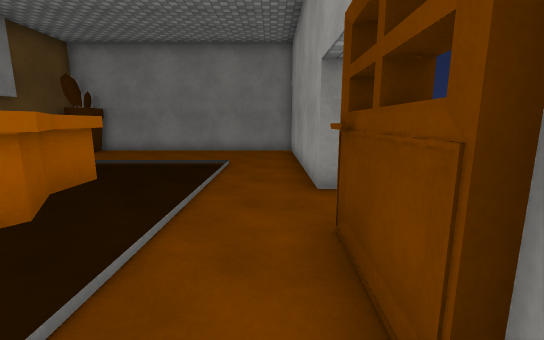
view 1 (above)

13 first-person views from a walk through a scene from a Unity 3-D project. The camera is 1.4 m above the floor, tilts 10° down and sees 90° across. Doors are open. The floor is counted in squares, 1 m on a side. Each view is taken from the middle of a square. On the plan, view 1 faces up. The plan holds only what a view shows up to about 13 squares ahead; the rest is blank. The place goes on beyond the plan. The player is left out. Some surface patterns are stand-ins.

view 2
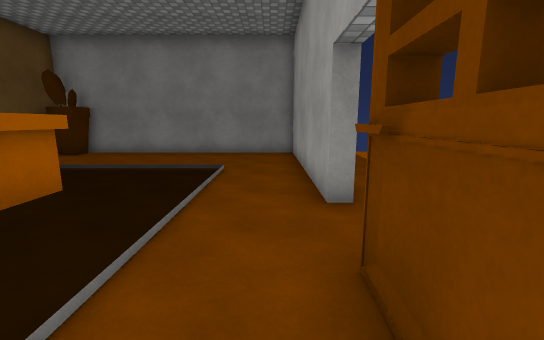

view 3
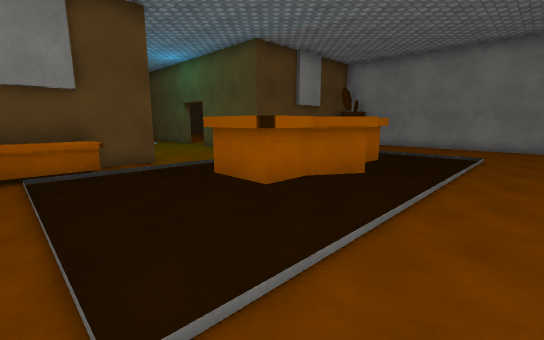

view 4
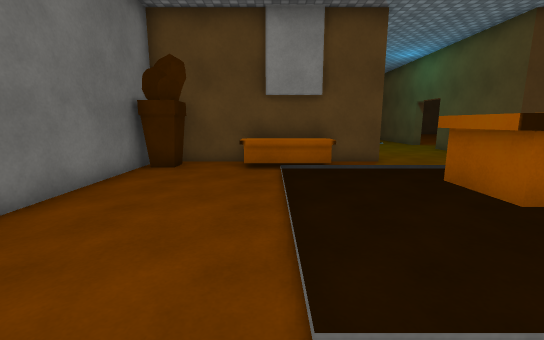

view 5
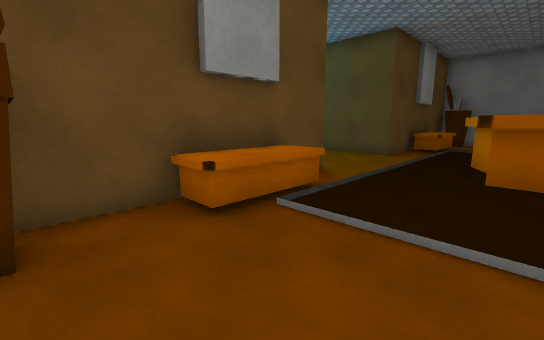

view 6
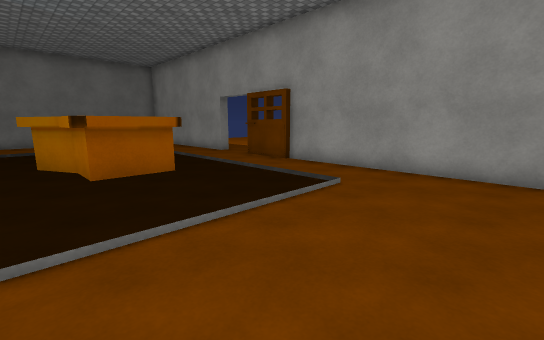

view 7
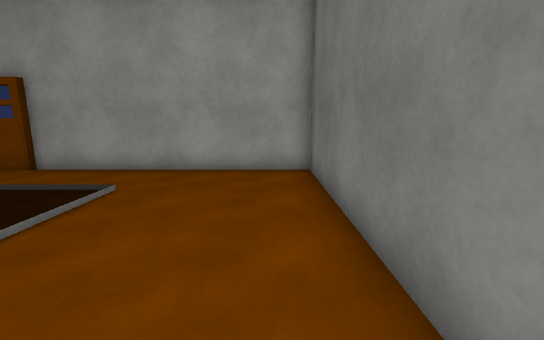

view 8
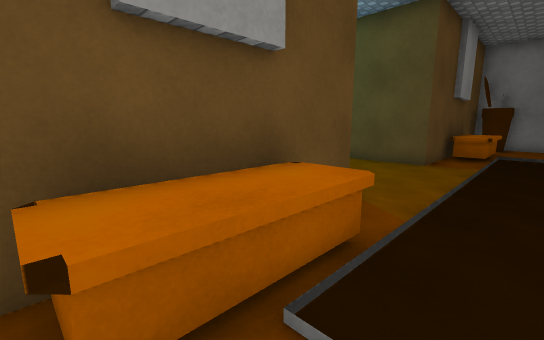

view 9
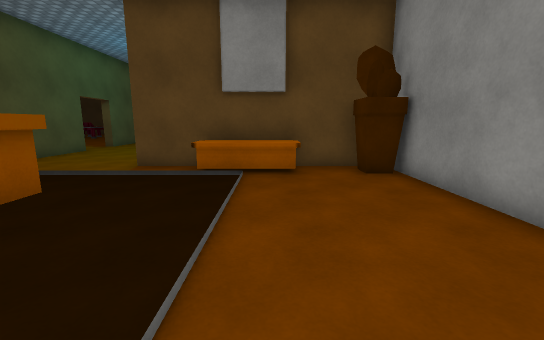

view 10
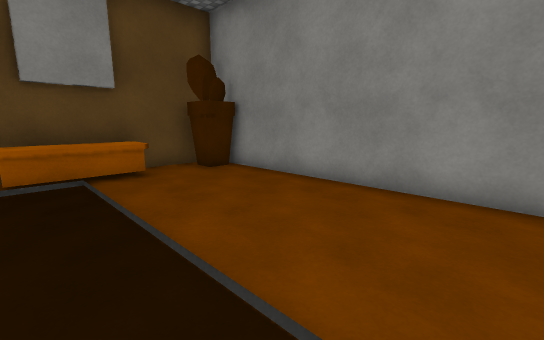

view 11
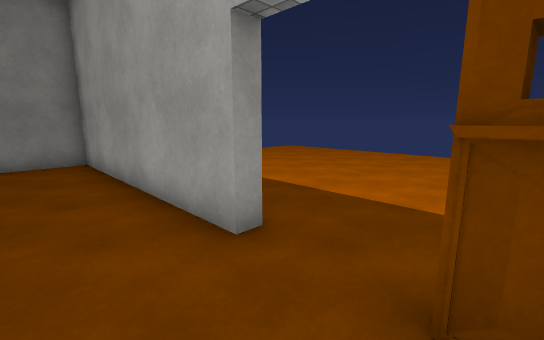

view 12
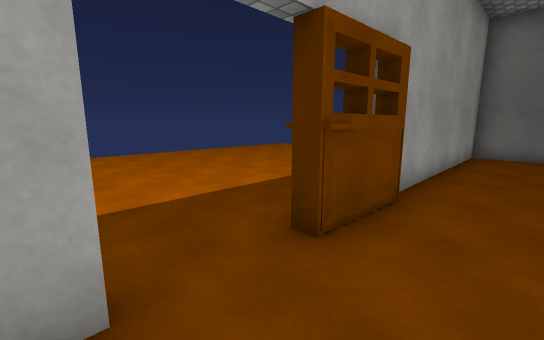

view 13
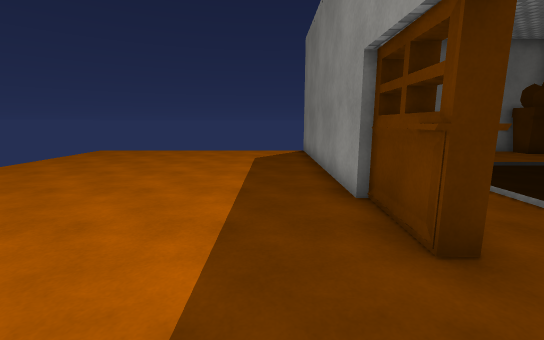

### Floor plan
Key: @ floor where view 1 was taken; # wall or solid block; . floor; D open door; ^ raised ledge.
Columns run from 12 left of view 1 to 11 right of it. Each row starts with its distance up from view 1.
 14    ###########
 13   ###........#
 12   #..........#
 11   #^.........#    ....
 10   #^.........#   ......
  9   #^^........# .........
  8   #^.........#..........
  7   #..........#..........
  6 ###...^^^...DDD.........
  5  .....^ ^...DDD........
  4  .....^ ^^..DDD.........
  3  .....^ ^^..DDD.........
  2  .....^ ^....#..........
  1 ###...^^^....#..........
  0   #.........@#..........
 -1   #^.........#.........
 -2   #^^........#..........
 -3   #^.........#..........
 -4   #^.........#..........
 -5   #..........#..........
 -6   ###........#..........
 -7    ###########..........

Where each view was taken, in squares from view 1:
view 1: 0 up, 0 right, facing up
view 2: 1 up, 0 right, facing up
view 3: 3 down, 0 right, facing up-left
view 4: 3 down, 0 right, facing left
view 5: 6 down, 5 left, facing up-left
view 6: 6 down, 7 left, facing up-right
view 7: 6 down, 7 left, facing right
view 8: 4 down, 7 left, facing up-left
view 9: 10 up, 1 left, facing left
view 10: 8 up, 1 left, facing up-left
view 11: 3 up, 1 left, facing up-right
view 12: 6 up, 1 left, facing down-right
view 13: 6 up, 3 right, facing down
